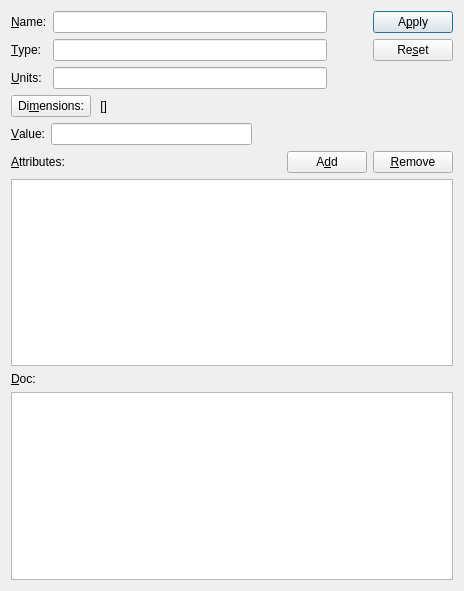
<?xml version="1.0" encoding="UTF-8"?>
<ui version="4.0">
 <class>FieldDlg</class>
 <widget class="QDialog" name="FieldDlg">
  <property name="geometry">
   <rect>
    <x>0</x>
    <y>0</y>
    <width>464</width>
    <height>591</height>
   </rect>
  </property>
  <property name="minimumSize">
   <size>
    <width>266</width>
    <height>390</height>
   </size>
  </property>
  <property name="windowTitle">
   <string>Field</string>
  </property>
  <layout class="QGridLayout" name="gridLayout">
   <item row="0" column="0">
    <layout class="QVBoxLayout" name="verticalLayout_2">
     <item>
      <layout class="QHBoxLayout" name="horizontalLayout_2">
       <item>
        <layout class="QFormLayout" name="formLayout">
         <item row="0" column="0">
          <widget class="QLabel" name="nameLabel">
           <property name="text">
            <string>&amp;Name:</string>
           </property>
           <property name="buddy">
            <cstring>nameLineEdit</cstring>
           </property>
          </widget>
         </item>
         <item row="0" column="1">
          <widget class="QLineEdit" name="nameLineEdit"/>
         </item>
         <item row="1" column="0">
          <widget class="QLabel" name="typeLabel">
           <property name="text">
            <string>&amp;Type:</string>
           </property>
           <property name="buddy">
            <cstring>typeLineEdit</cstring>
           </property>
          </widget>
         </item>
         <item row="1" column="1">
          <widget class="QLineEdit" name="typeLineEdit"/>
         </item>
         <item row="2" column="0">
          <widget class="QLabel" name="unitsLabel">
           <property name="text">
            <string>&amp;Units:</string>
           </property>
           <property name="buddy">
            <cstring>unitsLineEdit</cstring>
           </property>
          </widget>
         </item>
         <item row="2" column="1">
          <widget class="QLineEdit" name="unitsLineEdit"/>
         </item>
        </layout>
       </item>
       <item>
        <spacer name="horizontalSpacer">
         <property name="orientation">
          <enum>Qt::Horizontal</enum>
         </property>
         <property name="sizeType">
          <enum>QSizePolicy::Maximum</enum>
         </property>
         <property name="sizeHint" stdset="0">
          <size>
           <width>40</width>
           <height>20</height>
          </size>
         </property>
        </spacer>
       </item>
       <item>
        <layout class="QVBoxLayout" name="verticalLayout">
         <item>
          <widget class="QPushButton" name="applyPushButton">
           <property name="text">
            <string>A&amp;pply</string>
           </property>
          </widget>
         </item>
         <item>
          <widget class="QPushButton" name="resetPushButton">
           <property name="text">
            <string>Re&amp;set</string>
           </property>
          </widget>
         </item>
         <item>
          <spacer name="verticalSpacer">
           <property name="orientation">
            <enum>Qt::Vertical</enum>
           </property>
           <property name="sizeHint" stdset="0">
            <size>
             <width>20</width>
             <height>20</height>
            </size>
           </property>
          </spacer>
         </item>
        </layout>
       </item>
      </layout>
     </item>
     <item>
      <layout class="QHBoxLayout" name="horizontalLayout_4">
       <item>
        <widget class="QPushButton" name="dimPushButton">
         <property name="sizePolicy">
          <sizepolicy hsizetype="Fixed" vsizetype="Fixed">
           <horstretch>0</horstretch>
           <verstretch>0</verstretch>
          </sizepolicy>
         </property>
         <property name="text">
          <string>Di&amp;mensions:</string>
         </property>
        </widget>
       </item>
       <item>
        <widget class="QLabel" name="dimLabel">
         <property name="text">
          <string> []              </string>
         </property>
        </widget>
       </item>
       <item>
        <spacer name="horizontalSpacer_3">
         <property name="orientation">
          <enum>Qt::Horizontal</enum>
         </property>
         <property name="sizeHint" stdset="0">
          <size>
           <width>40</width>
           <height>20</height>
          </size>
         </property>
        </spacer>
       </item>
      </layout>
     </item>
     <item>
      <layout class="QHBoxLayout" name="horizontalLayout">
       <item>
        <widget class="QLabel" name="valueLabel">
         <property name="text">
          <string>&amp;Value:</string>
         </property>
         <property name="buddy">
          <cstring>valueLineEdit</cstring>
         </property>
        </widget>
       </item>
       <item>
        <widget class="QLineEdit" name="valueLineEdit"/>
       </item>
       <item>
        <spacer name="horizontalSpacer_2">
         <property name="orientation">
          <enum>Qt::Horizontal</enum>
         </property>
         <property name="sizeHint" stdset="0">
          <size>
           <width>40</width>
           <height>20</height>
          </size>
         </property>
        </spacer>
       </item>
      </layout>
     </item>
     <item>
      <layout class="QHBoxLayout" name="horizontalLayout_3">
       <item>
        <widget class="QLabel" name="attributesLabel">
         <property name="text">
          <string>&amp;Attributes:</string>
         </property>
         <property name="buddy">
          <cstring>attributeTableWidget</cstring>
         </property>
        </widget>
       </item>
       <item>
        <widget class="QPushButton" name="addPushButton">
         <property name="sizePolicy">
          <sizepolicy hsizetype="Fixed" vsizetype="Fixed">
           <horstretch>0</horstretch>
           <verstretch>0</verstretch>
          </sizepolicy>
         </property>
         <property name="text">
          <string>A&amp;dd</string>
         </property>
        </widget>
       </item>
       <item>
        <widget class="QPushButton" name="removePushButton">
         <property name="sizePolicy">
          <sizepolicy hsizetype="Fixed" vsizetype="Fixed">
           <horstretch>0</horstretch>
           <verstretch>0</verstretch>
          </sizepolicy>
         </property>
         <property name="text">
          <string>&amp;Remove</string>
         </property>
        </widget>
       </item>
      </layout>
     </item>
     <item>
      <widget class="QTableWidget" name="attributeTableWidget"/>
     </item>
     <item>
      <widget class="QLabel" name="docLabel">
       <property name="text">
        <string>&amp;Doc:</string>
       </property>
       <property name="buddy">
        <cstring>docTextEdit</cstring>
       </property>
      </widget>
     </item>
     <item>
      <widget class="QTextEdit" name="docTextEdit"/>
     </item>
    </layout>
   </item>
  </layout>
 </widget>
 <tabstops>
  <tabstop>nameLineEdit</tabstop>
  <tabstop>typeLineEdit</tabstop>
  <tabstop>unitsLineEdit</tabstop>
  <tabstop>valueLineEdit</tabstop>
  <tabstop>addPushButton</tabstop>
  <tabstop>removePushButton</tabstop>
  <tabstop>attributeTableWidget</tabstop>
  <tabstop>docTextEdit</tabstop>
 </tabstops>
 <resources/>
 <connections/>
</ui>
